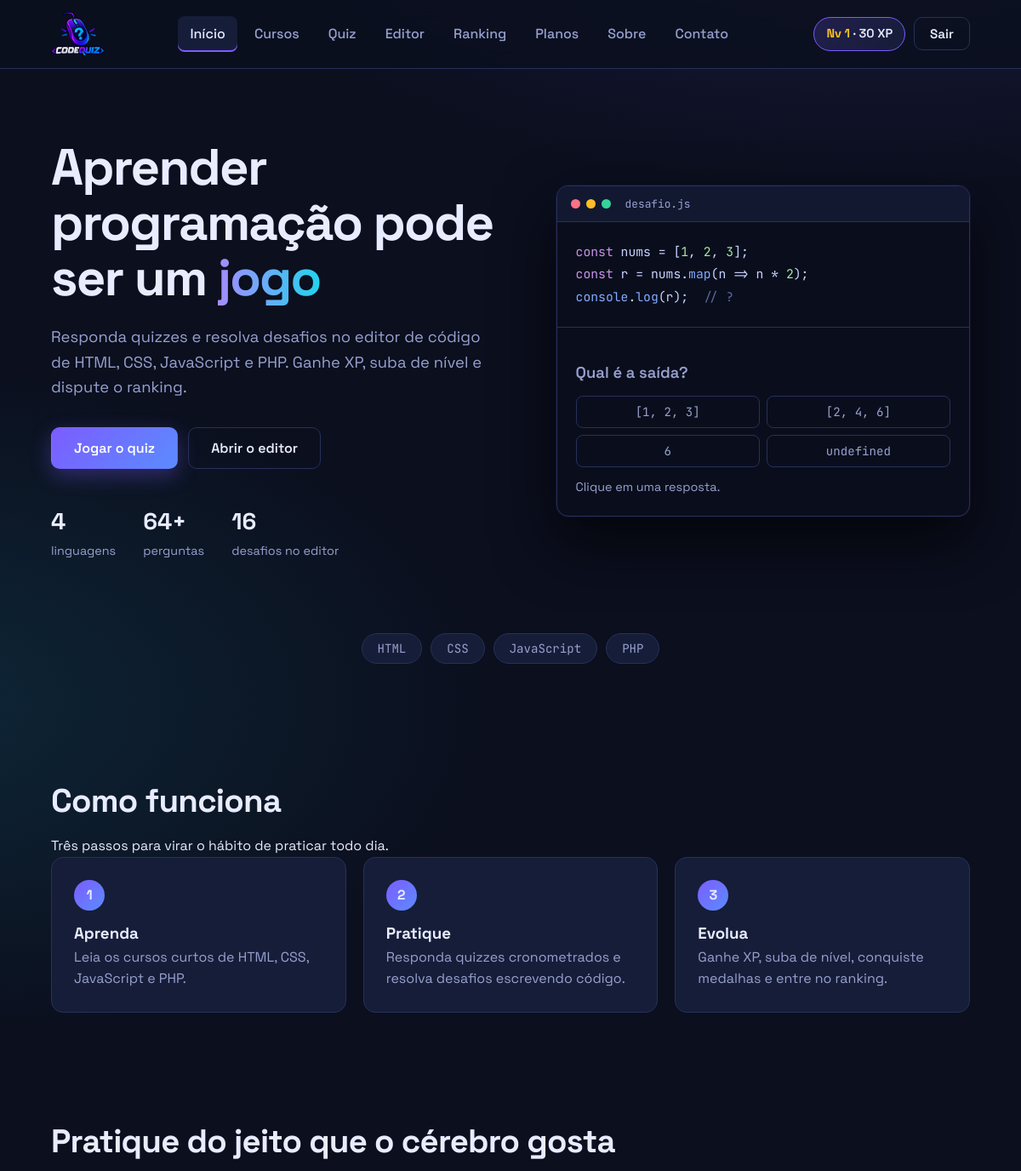
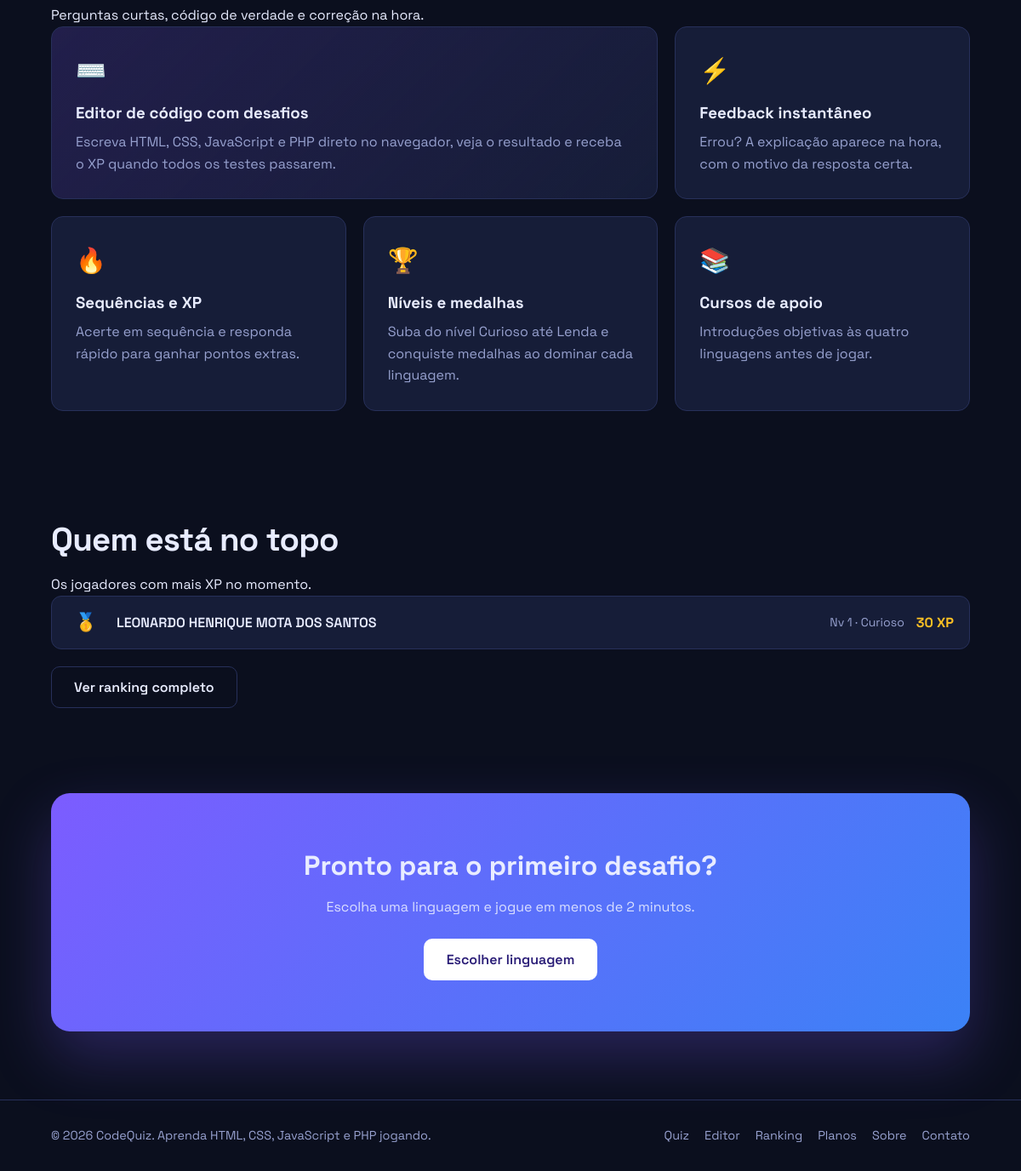
Page /home.php (signed in) on the committed database (2 pictures, top to bottom).
### tables this page shows
CREATE TABLE usuarios (
        id INTEGER PRIMARY KEY AUTOINCREMENT,
        nome TEXT NOT NULL,
        email TEXT NOT NULL UNIQUE,
        senha TEXT NOT NULL,
        plano TEXT NOT NULL DEFAULT "gratis",
        criado_em TEXT NOT NULL DEFAULT CURRENT_TIMESTAMP);

### includes/auth.php (called while the page is built, shortened)
<?php
function db(): PDO {
    static $pdo = null;
    if ($pdo) return $pdo;
    $pdo = new PDO('sqlite:' . __DIR__ . '/../storage/codequiz.sqlite');
    $pdo->setAttribute(PDO::ATTR_ERRMODE, PDO::ERRMODE_EXCEPTION);
    $pdo->setAttribute(PDO::ATTR_DEFAULT_FETCH_MODE, PDO::FETCH_ASSOC);
    $pdo->exec('PRAGMA foreign_keys = ON');
    $pdo->exec('CREATE TABLE IF NOT EXISTS usuarios (
        id INTEGER PRIMARY KEY AUTOINCREMENT,
        nome TEXT NOT NULL,
        email TEXT NOT NULL UNIQUE,
        senha TEXT NOT NULL,
        plano TEXT NOT NULL DEFAULT "gratis",
        criado_em TEXT NOT NULL DEFAULT CURRENT_TIMESTAMP)');
    $pdo->exec('CREATE TABLE IF NOT EXISTS resultados (
        id INTEGER PRIMARY KEY AUTOINCREMENT,
        usuario_id INTEGER NOT NULL REFERENCES usuarios(id),
        linguagem TEXT NOT NULL, acertos INTEGER NOT NULL, total INTEGER NOT NULL, xp INTEGER NOT NULL,
        criado_em TEXT NOT NULL DEFAULT CURRENT_TIMESTAMP)');
    $pdo->exec('CREATE TABLE IF NOT EXISTS desafios_resolvidos (
        id INTEGER PRIMARY KEY AUTOINCREMENT,
        usuario_id INTEGER NOT NULL REFERENCES usuarios(id),
        desafio_id TEXT NOT NULL, linguagem TEXT NOT NULL, xp INTEGER NOT NULL, codigo TEXT NOT NULL DEFAULT "",
        criado_em TEXT NOT NULL DEFAULT CURRENT_TIMESTAMP,
        UNIQUE (usuario_id, desafio_id))');
    $pdo->exec('CREATE TABLE IF NOT EXISTS mensagens (
        id INTEGER PRIMARY KEY AUTOINCREMENT,
        nome TEXT NOT NULL, email TEXT NOT NULL, assunto TEXT NOT NULL, mensagem TEXT NOT NULL,
        usuario_id INTEGER, criado_em TEXT NOT NULL DEFAULT CURRENT_TIMESTAMP)');
    $pdo->exec('CREATE TABLE IF NOT EXISTS login_falhas (
        id INTEGER PRIMARY KEY AUTOINCREMENT,
        ip TEXT NOT NULL, email TEXT NOT NULL, criado_em TEXT NOT NULL DEFAULT CURRENT_TIMESTAMP)');
    $pdo->exec('CREATE INDEX IF NOT EXISTS idx_resultados_usuario ON resultados(usuario_id, linguagem)');
    $pdo->exec('CREATE INDEX IF NOT EXISTS idx_desafios_usuario ON desafios_resolvidos(usuario_id)');
    $pdo->exec('CREATE INDEX IF NOT EXISTS idx_falhas ON login_falhas(ip, criado_em)');
    return $pdo;
}
function usuario_atual(): ?array {
    $st = db()->prepare('SELECT id, nome, email, plano FROM usuarios WHERE id = ?');
    $st->execute([$_SESSION['uid']]);
    return $cache = ($st->fetch() ?: null);
}
function h(?string $s): string {
    return htmlspecialchars((string) $s, ENT_QUOTES | ENT_SUBSTITUTE, 'UTF-8');
}

### data/quiz-data.php (called while the page is built, shortened)
<?php
return $d;

### includes/xp.php (called while the page is built, shortened)
<?php
require_once __DIR__ . '/auth.php';
function linguagens_validas(): array {
    static $l = null;
    return $l ??= array_keys(require __DIR__ . '/../data/quiz-data.php');
}
function in_langs(): string {
    return "'" . implode("','", linguagens_validas()) . "'";
}
function xp_total(int $uid): int {
    $st = db()->prepare('SELECT
        (SELECT COALESCE(SUM(xp), 0) FROM resultados WHERE usuario_id = :u AND linguagem IN (' . in_langs() . '))
      + (SELECT COALESCE(SUM(xp), 0) FROM desafios_resolvidos WHERE usuario_id = :u)');
    $st->execute([':u' => $uid]);
    return (int) $st->fetchColumn();
}
function nivel_info(int $xp): array {
    $n = (int) floor(sqrt($xp / 60)) + 1;
    $ini = 60 * ($n - 1) ** 2;
    $fim = 60 * $n ** 2;
    return [
        'nivel' => $n, 'titulo' => NIVEIS[min($n, count(NIVEIS)) - 1], 'xp' => $xp,
        'ini' => $ini, 'fim' => $fim, 'falta' => $fim - $xp,
        'pct' => (int) round(100 * ($xp - $ini) / ($fim - $ini)),
    ];
}
function ranking(?string $lang = null, ?int $dias = null, int $limite = 10): array {
    $f = $dias ? " AND criado_em >= datetime('now', '-" . (int) $dias . " days')" : '';
    $sql = 'SELECT u.id, u.nome, SUM(t.xp) xp, SUM(t.partidas) partidas, SUM(t.acertos) acertos, SUM(t.total) total, SUM(t.desafios) desafios
        FROM (
            SELECT usuario_id, linguagem, xp, 1 partidas, acertos, total, 0 desafios FROM resultados WHERE linguagem IN (' . in_langs() . ')' . $f . '
            UNION ALL
            SELECT usuario_id, linguagem, xp, 0, 0, 0, 1 FROM desafios_resolvidos WHERE 1 = 1' . $f . '
        ) t JOIN usuarios u ON u.id = t.usuario_id '
        . ($lang ? 'WHERE t.linguagem = ? ' : '') . 'GROUP BY u.id HAVING SUM(t.xp) > 0 ORDER BY xp DESC, u.id ASC LIMIT ' . (int) $limite;
    $st = db()->prepare($sql);
    $st->execute($lang ? [$lang] : []);
    return $st->fetchAll();
}

### home.php (the view)
<?php
require_once 'includes/xp.php';
$titulo = 'Aprenda programação com quizzes e desafios'; $pagina = 'home';
$langs = require 'data/quiz-data.php';
$desafios = require 'data/desafios.php';
$nPerguntas = array_sum(array_map(fn($l) => count($l[3]), $langs));
$top = ranking(null, null, 3);
$medalhas = ['🥇', '🥈', '🥉'];
include 'includes/header.php';
?>
<main class="wrap">
    <section class="hero">
        <div>
            <h1>Aprender programação pode ser um <em>jogo</em></h1>
            <p>Responda quizzes e resolva desafios no editor de código de HTML, CSS, JavaScript e PHP. Ganhe XP, suba de nível e dispute o ranking.</p>
            <div class="acts">
                <?php if ($usuario): ?>
                <a href="quiz.php" class="btn btn-p">Jogar o quiz</a>
                <a href="editor.php" class="btn btn-o">Abrir o editor</a>
                <?php else: ?>
                <a href="cadastro.php" class="btn btn-p">Cadastre-se aqui</a>
                <a href="login.php" class="btn btn-o">Já tenho uma conta</a>
                <?php endif; ?>
            </div>
            <div class="stats">
                <div><b data-count="<?= count($langs) ?>"><?= count($langs) ?></b><span>linguagens</span></div>
                <div><b data-count="<?= $nPerguntas ?>" data-suffix="+"><?= $nPerguntas ?>+</b><span>perguntas</span></div>
                <div><b data-count="<?= count($desafios) ?>"><?= count($desafios) ?></b><span>desafios no editor</span></div>
            </div>
        </div>
        <div class="editor">
            <div class="ed-bar"><i></i><i></i><i></i><span>desafio.js</span></div>
<pre><span class="k">const</span> nums = [<span class="s">1</span>, <span class="s">2</span>, <span class="s">3</span>];
<span class="k">const</span> r = nums.<span class="f">map</span>(n =&gt; n * <span class="s">2</span>);
<span class="f">console</span>.<span class="f">log</span>(r);  <span class="c">// ?</span></pre>
            <div class="ed-q">
                <p>Qual é a saída?</p>
                <div><button class="demo-opt" data-ok="0">[1, 2, 3]</button><button class="demo-opt" data-ok="1">[2, 4, 6]</button><button class="demo-opt" data-ok="0">6</button><button class="demo-opt" data-ok="0">undefined</button></div>
                <p id="demo-fb">Clique em uma resposta.</p>
            </div>
        </div>
    </section>
    <section class="techs" aria-label="Linguagens abordadas">
        <?php foreach ($langs as $id => $l): ?><a class="tech" href="quiz.php" style="--c:<?= h($l[1]) ?>"><?= h($l[0]) ?></a><?php endforeach; ?>
    </section>
    <section class="sec">
        <h2>Como funciona</h2>
        <p>Três passos para virar o hábito de praticar todo dia.</p>
        <div class="passos">
            <div><span class="n">1</span><h3>Aprenda</h3><p>Leia os cursos curtos de HTML, CSS, JavaScript e PHP.</p></div>
            <div><span class="n">2</span><h3>Pratique</h3><p>Responda quizzes cronometrados e resolva desafios escrevendo código.</p></div>
            <div><span class="n">3</span><h3>Evolua</h3><p>Ganhe XP, suba de nível, conquiste medalhas e entre no ranking.</p></div>
        </div>
    </section>
    <section class="sec">
        <h2>Pratique do jeito que o cérebro gosta</h2>
        <p>Perguntas curtas, código de verdade e correção na hora.</p>
        <div class="feat">
            <div><span class="ic">⌨️</span><h3>Editor de código com desafios</h3><p>Escreva HTML, CSS, JavaScript e PHP direto no navegador, veja o resultado e receba o XP quando todos os testes passarem.</p></div>
            <div><span class="ic">⚡</span><h3>Feedback instantâneo</h3><p>Errou? A explicação aparece na hora, com o motivo da resposta certa.</p></div>
            <div><span class="ic">🔥</span><h3>Sequências e XP</h3><p>Acerte em sequência e responda rápido para ganhar pontos extras.</p></div>
            <div><span class="ic">🏆</span><h3>Níveis e medalhas</h3><p>Suba do nível Curioso até Lenda e conquiste medalhas ao dominar cada linguagem.</p></div>
            <div><span class="ic">📚</span><h3>Cursos de apoio</h3><p>Introduções objetivas às quatro linguagens antes de jogar.</p></div>
        </div>
    </section>
    <?php if ($top): ?>
    <section class="sec">
        <h2>Quem está no topo</h2>
        <p>Os jogadores com mais XP no momento.</p>
        <ol class="mini-rank">
            <?php foreach ($top as $n => $r): $ni = nivel_info((int) $r['xp']); ?>
            <li><span class="pos"><?= $medalhas[$n] ?></span><span class="nome"><?= h($r['nome']) ?></span><span class="meta">Nv <?= $ni['nivel'] ?> · <?= h($ni['titulo']) ?></span><strong><?= (int) $r['xp'] ?> XP</strong></li>
            <?php endforeach; ?>
        </ol>
        <a href="ranking.php" class="btn btn-o">Ver ranking completo</a>
    </section>
    <?php endif; ?>
    <section class="cta">
        <h2>Pronto para o primeiro desafio?</h2>
        <p>Escolha uma linguagem e jogue em menos de 2 minutos.</p>
        <a href="quiz.php" class="btn">Escolher linguagem</a>
    </section>
</main>
<?php include 'includes/footer.php'; ?>

### includes/header.php (shortened to what this page needs)
<?php
require_once __DIR__ . '/xp.php';
$usuario = usuario_atual();
$pagina = $pagina ?? '';
$nv = $usuario ? nivel_info(xp_total((int) $usuario['id'])) : null;
$menu = ['home.php' => ['Início', ['home']], 'services.php' => ['Cursos', ['services', 'curso']],
         'quiz.php' => ['Quiz', ['quiz']], 'editor.php' => ['Editor', ['editor']], 'ranking.php' => ['Ranking', ['ranking']],
         'assinaturas.php' => ['Planos', ['assinaturas']], 'sobre.php' => ['Sobre', ['sobre']], 'contato.php' => ['Contato', ['contato']]];
?>
<!DOCTYPE html>
<html lang="pt-BR">
<head>
    <link rel="stylesheet" href="css/base.css">
    <?php if ($pagina && file_exists(__DIR__ . "/../css/pages/{$pagina}.css")): ?>
    <link rel="stylesheet" href="css/pages/<?= h($pagina) ?>.css">
    <?php endif; ?>
</head>
<body>
<nav class="nav" aria-label="Principal">
    <a href="home.php" class="logo"><img src="img/code-quiz.png" alt="CodeQuiz"></a>
    <div class="nav-links" id="menu-links">
        <?php foreach ($menu as $url => [$nome, $ativos]): ?>
        <a href="<?= $url ?>" class="<?= in_array($pagina, $ativos) ? 'on' : '' ?>"<?= in_array($pagina, $ativos) ? ' aria-current="page"' : '' ?>><?= $nome ?></a>
        <?php endforeach; ?>
    </div>
    <div class="nav-user">
        <?php if ($usuario): ?>
            <a href="perfil.php" class="xp-chip" title="Ver meu perfil" id="xp-chip"><b>Nv <span data-nv><?= $nv['nivel'] ?></span></b> · <span data-xp><?= $nv['xp'] ?></span> XP</a>
            <form method="POST" action="logout.php" class="inline">
                <button class="btn btn-o btn-sm" type="submit">Sair</button>
            </form>
        <?php else: ?>
            <a href="login.php" class="login">Entrar</a>
            <a href="cadastro.php" class="btn btn-p btn-sm">Cadastre-se aqui</a>
        <?php endif; ?>
    </div>
</nav>
<div id="conteudo" tabindex="-1">

### css/base.css (style rules this page uses)
:root { --bg:#0b0f1e;--bg2:#121830;--card:#161d38;--line:#27305a;--txt:#e8ecff;--mut:#97a1cf;--pri:#7c5cff;--pri2:#a58bff;--acc:#22d3ee;--ok:#34d399;--err:#fb7185;--gold:#fbbf24;--r:14px }
* { box-sizing:border-box;margin:0;padding:0 }
html { scroll-behavior:smooth }
body { font-family:'Space Grotesk',system-ui,sans-serif;background:var(--bg);color:var(--txt);line-height:1.6;min-height:100vh;background-image:radial-gradient(900px 500px at 85% -10%,#7c5cff33,transparent),radial-gradient(700px 400px at -10% 30%,#22d3ee1f,transparent) }
a { color:inherit;text-decoration:none }
.nav { position:sticky;top:0;z-index:10;display:flex;align-items:center;justify-content:space-between;gap:20px;padding:14px max(20px,5vw);background:#0b0f1ecc;backdrop-filter:blur(12px);border-bottom:1px solid var(--line) }
.nav img { height:38px;display:block }
.nav-links { display:flex;gap:6px }
.nav-links a { padding:8px 14px;border-radius:8px;color:var(--mut);font-weight:500;transition:.2s }
.nav-links a:hover,.nav-links a.on { color:var(--txt);background:var(--card) }
.btn { display:inline-block;padding:13px 26px;border-radius:10px;font:600 1rem 'Space Grotesk';border:1px solid transparent;cursor:pointer;transition:.2s }
.btn-p { background:linear-gradient(135deg,var(--pri),#5b8cff);color:#fff;box-shadow:0 8px 24px #7c5cff55 }
.btn-o { border-color:var(--line);color:var(--txt) }
.wrap { max-width:1120px;margin:0 auto;padding:0 20px }
.nav-user { display:flex;align-items:center;gap:10px }
.nav img { height:52px }
.btn-sm { padding:9px 18px;font-size:.95rem }
form.inline { display:inline }
.nav .logo { display:flex;align-items:center }
.xp-chip { padding:7px 14px;border-radius:99px;background:linear-gradient(135deg,#7c5cff33,var(--card));border:1px solid var(--pri);font-weight:600;font-size:.9rem;white-space:nowrap;transition:.2s }
.xp-chip b { color:var(--gold) }
.nav-links a.on { box-shadow:inset 0 -2px 0 var(--pri) }
.btn-o { background:transparent }

### rows in the picture
usuarios: id "1", n "🥇", nome "LEONARDO HENRIQUE MOTA DOS SANTOS", nivel "1", titulo "Curioso", xp "30"

### other values in the picture
$nome "Início"
$nome "Cursos"
$nome "Quiz"
$nome "Editor"
$nome "Ranking"
$nome "Planos"
$nome "Sobre"
$nome "Contato"
$nv['xp'] "30"
count($langs) "4"
$nPerguntas "64"
count($desafios) "16"
$l[0] "HTML"
$l[0] "CSS"
$l[0] "JavaScript"
